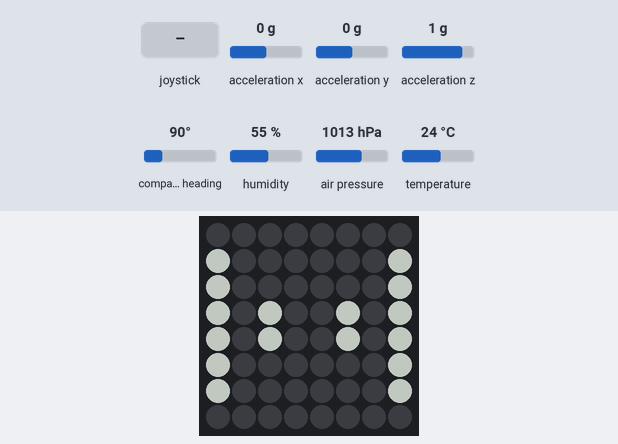
This program was run on a simulated Raspberry Pi (BCM pin numbers) with a Sense HAT. Parts: the Sense HAT's 8×8 RGB LED matrix. The inputs (shaded band) are chosen by the test bench; at power-on: humidity 55 %, air pressure 1013 hPa, temperature 24 °C, acceleration x 0 g, acceleration y 0 g, acceleration z 1 g, compass heading 90°. Dim RGB values are drawn brighter than linear; random numbers come from a fixed seed.

Above: at 1.2 s.
1.3 s: joystick pushed up
At 2.5 s:
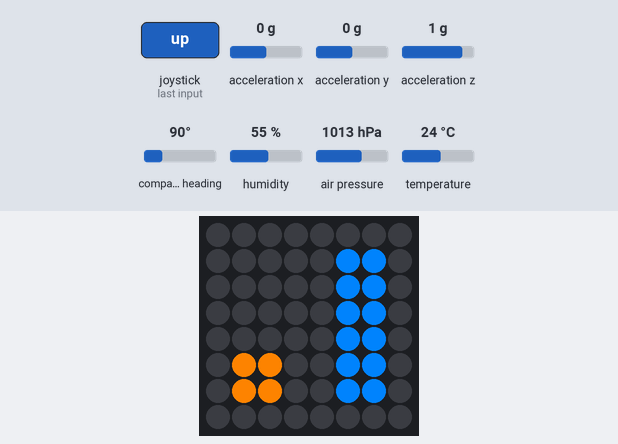
2.8 s: humidity set to 22 %
At 3.1 s:
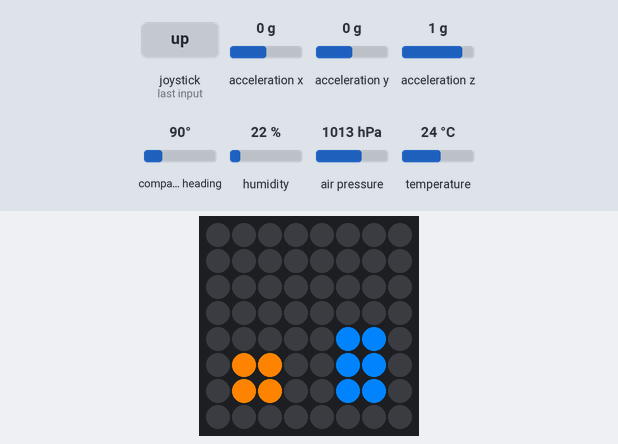
4.3 s: air pressure set to 1048 hPa
At 5.1 s:
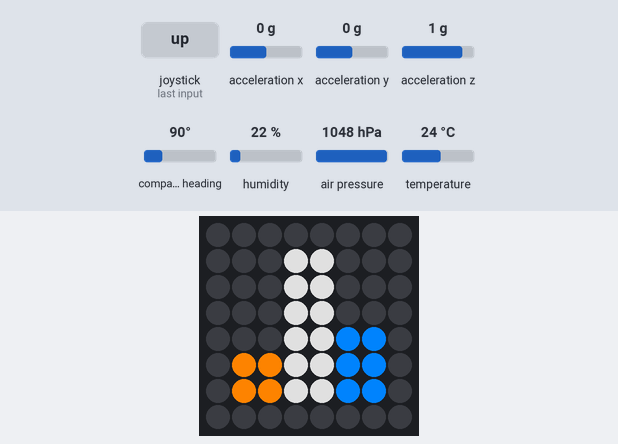
5.9 s: temperature set to 12 °C
At 7.0 s:
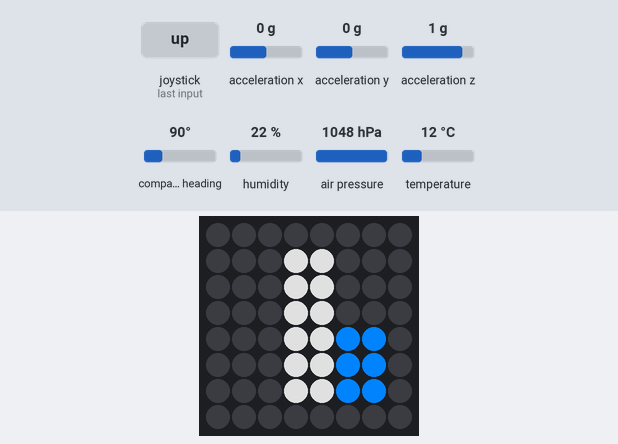
7.4 s: joystick pushed left
At 7.9 s:
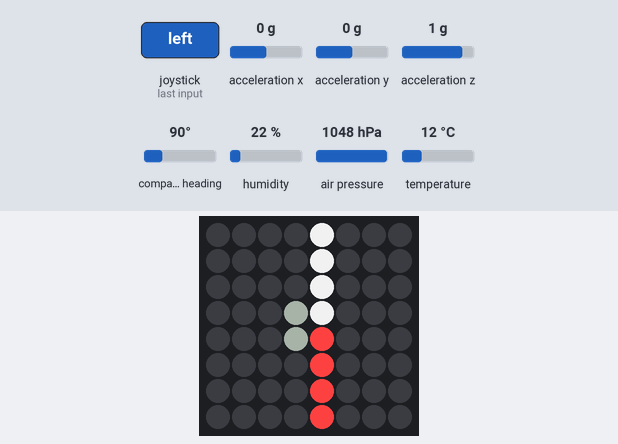
Timing chart, 0 to 10.4 s (numbered marks = the images above; inputs shaded):
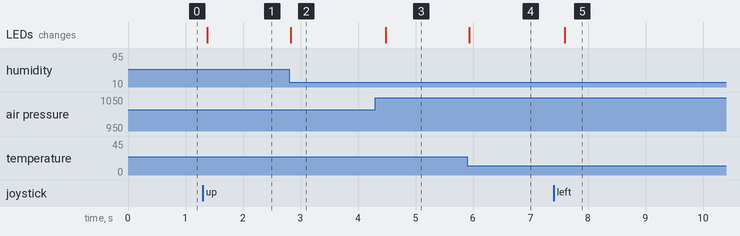

Measured:
- after the input at 1.3 s, the LEDs: change after 0.08 s (image 1)
- after the input at 2.8 s, the LEDs: change at once (image 2)
- after the input at 4.3 s, the LEDs: change after 0.18 s (image 3)
- after the input at 5.9 s, the LEDs: change at once (image 4)
- after the input at 7.4 s, the LEDs: change after 0.20 s (image 5)

The program:

demo_showoff.py
```python
from sense_hat import SenseHat
from time import sleep, time
import atexit
import color_shaker
import compass
import environment_sensor

sense = SenseHat()
sense.clear()
current_demo = 0
demo_count = 3
quit_press_time = -1
running = True

atexit.register(lambda: sense.clear())

while running:
    for event in sense.stick.get_events():
        if current_demo == 2 and environment_sensor.process_input(sense, event):
            continue
        if event.action == "pressed":
            sense.clear()
            if event.direction == "right" or event.direction == "down":
                current_demo += 1
            elif event.direction == "left" or event.direction == "up":
                current_demo -= 1
            elif event.direction == "middle":
                if quit_press_time == -1:
                    quit_press_time = time()
            while current_demo >= demo_count and demo_count != 0:
                current_demo -= demo_count
            while current_demo < 0 and demo_count != 0:
                current_demo += demo_count
        elif event.action == "held":
            if time() - quit_press_time > 4:
                running = False
        elif event.action == "released":
            quit_press_time = -1
    if current_demo == 0:
        color_shaker.update(sense)
    elif current_demo == 1:
        compass.update(sense)
    elif current_demo == 2:
        environment_sensor.update(sense)
    sleep(0.1)
```

color_shaker.py
```python
from sense_hat import SenseHat
from time import sleep
from random import randrange

A = (0, 0, 0)
B = (100, 100, 100)
ICON = [
    A, A, A, A, A, A, A, A,
    B, A, A, A, A, A, A, B,
    B, A, A, A, A, A, A, B,
    B, A, B, A, A, B, A, B,
    B, A, B, A, A, B, A, B,
    B, A, A, A, A, A, A, B,
    B, A, A, A, A, A, A, B,
    A, A, A, A, A, A, A, A
]

# How many Gs trigger the shaking
shake_threshold = 2.0

def generate_color():
    return [randrange(50, 255), randrange(50, 255), randrange(50, 255)]

def update(sense):
    sense.set_pixels(ICON)
    accel = sense.get_accelerometer_raw()
    if accel["x"] > shake_threshold or accel["y"] > shake_threshold or accel["z"] - 1 > shake_threshold:
        sense.clear(generate_color())
        sleep(3)
        temp = sense.get_temperature()
        pressure = sense.get_pressure()
        sense.show_message("{:.1f} C   {:.1f} hPa".format(temp, pressure))
        sleep(1)
```

compass.py
```python
from sense_hat import SenseHat
from math import radians, sin, cos, sqrt

A = (45, 45, 45)
B = (60, 60, 60)
C = (20, 20, 20)
compass = [
    C,A,A,A,A,A,A,C,
    A,A,A,A,A,A,A,A,
    A,A,A,A,A,A,A,A,
    A,A,A,B,B,A,A,A,
    A,A,A,B,B,A,A,A,
    A,A,A,A,A,A,A,A,
    A,A,A,A,A,A,A,A,
    C,A,A,A,A,A,A,C,
]

def sign(n):
    if n > 0:
        return 1
    elif n < 0:
        return -1
    else:
        return 0

def clamp_pixel(n):
    return int(min(7, max(0, round(n))))

def draw_needle(sense, x, y, r, g, b):
    if abs(x) > abs(y):
        x = sign(x)
    elif abs(y) > abs(x):
        y = sign(y)
    for tail in range(4):
        draw_x = clamp_pixel(x * 3.5 + 3.5 - x * tail)
        draw_y = clamp_pixel(y * 3.5 + 3.5 - y * tail)
        sense.set_pixel(draw_x, draw_y, r, g, b)

def update(sense):
    north = sense.get_compass()
    x = cos(radians(north))
    y = sin(radians(north))
    sense.set_pixels(compass)
    draw_needle(sense, x, y, 255, 64, 64)
    draw_needle(sense, -x, -y, 210, 210, 210)
```

environment_sensor.py
```python
from sense_hat import SenseHat
from time import sleep

temperature_variation = 3
pressure_variation = 1
humidity_variation = 5
base_temperature = 25
base_pressure = 1045
base_humidity = 22

def init(sense):
    global base_temperature
    global base_pressure
    global base_humidity
    base_temperature = sense.get_temperature()
    base_pressure = sense.get_pressure()
    base_humidity = sense.get_humidity()

def map_to_leds(value, start, end):
    return int(max(0, min(1, (value - start) / (end - start))) * 6)

# stat_position is 0-2, decides the horizontal position of the visualization (left-to-right)
# range_start and range_end define the stat's desired min and max values
# r, g and b decide the stat visualization's color
def display_stat(sense, stat_position, value, range_start, range_end, r, g, b):
    value = map_to_leds(value, range_start, range_end)
    for y in range(7 - value, 7):
        sense.set_pixel(1 + stat_position * 2, y, r, g, b)
        sense.set_pixel(2 + stat_position * 2, y, r, g, b)

def process_input(sense, event):
    if event.action == "pressed" and event.direction == "middle":
        init(sense)
        return True
    return False

def update(sense):
    temp = sense.get_temperature()
    pressure = sense.get_pressure()
    humidity = sense.get_humidity()
    sense.clear()
    display_stat(sense, 0, temp, base_temperature - temperature_variation, base_temperature + temperature_variation, 255, 128, 0)
    display_stat(sense, 1, pressure, base_pressure - pressure_variation, base_pressure + pressure_variation, 160, 160, 160)
    display_stat(sense, 2, humidity, base_humidity - humidity_variation, base_humidity + humidity_variation, 0, 128, 255)
    sleep(0.1)
```
